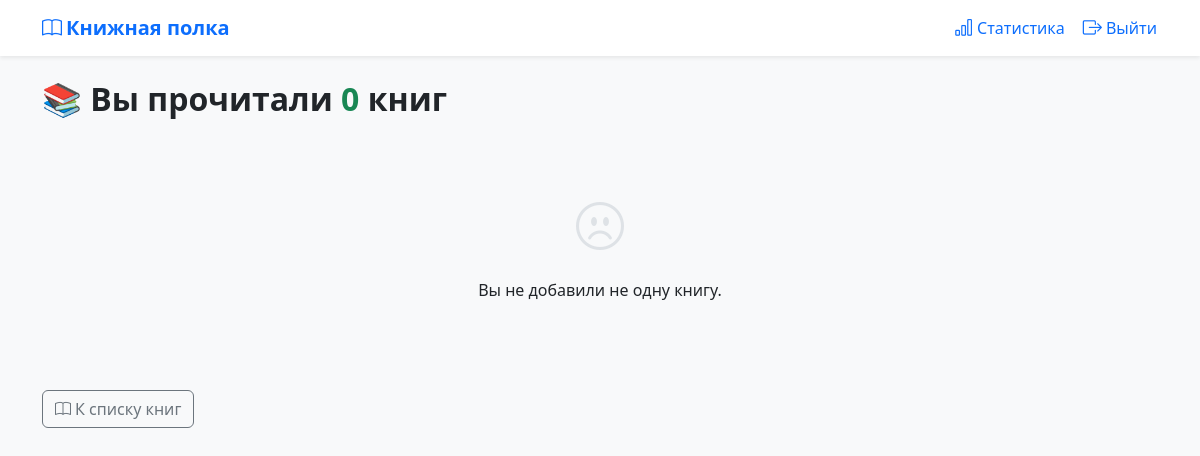
The app's page /read/ (signed in), older data.
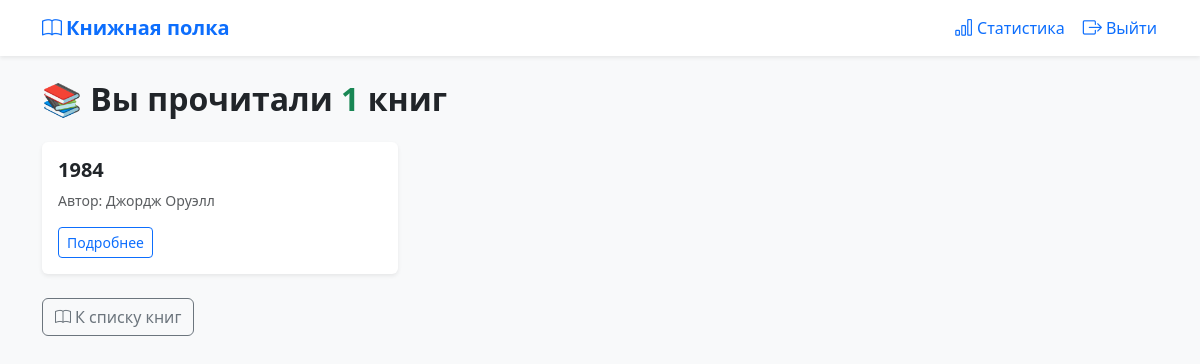
The same page, newer data.
### main/models.py (models this page shows, shortened)
class ReadBook(models.Model):
    user = models.ForeignKey(User, on_delete=models.CASCADE)
    book = models.ForeignKey(Book, on_delete=models.CASCADE)
    read = models.BooleanField(default=False)
    class Meta:
        unique_together = ('user', 'book')

class Book(models.Model):
    title = models.CharField(max_length=200, verbose_name="Название")
    cover = models.ImageField(upload_to='covers/', blank=True, null=True)
    author = models.ForeignKey(Author, on_delete=models.CASCADE)
    annotation = models.TextField(blank=True)
    publication_date = models.DateField(blank=True, null=True)
    cover_link = models.URLField(blank=True)
    detail_link = models.URLField(blank=True)

class Author(models.Model):
    name = models.CharField(max_length=100, verbose_name="Имя автора")

### main/views.py (the view)
# urls.py: path('read/', views.read_books_page, name='read_books'),
@login_required
def read_books_page(request):
    count = ReadBook.objects.filter(user=request.user, read=True).count()
    read_books = ReadBook.objects.filter(user=request.user, read=True).select_related('book__author')
    return render(request, 'main/read_books.html', {'count': count, 'read_books': read_books})

### main/context_processors.py (called while the page is built)
def unread_books_count(request):
    read_count = 0
    if request.user.is_authenticated:
        read_count = ReadBook.objects.filter(user=request.user, read=True).count()
    return {'read_count': read_count}

### templates/main/read_books.html
{% extends 'main/base.html' %}
{% block content %}
<div class="stat-card">
    <h2 class="fw-bold mb-4">📚 Вы прочитали <span class="text-success">{{ count }}</span> книг</h2>
    {% if read_books %}
        <div class="row g-4">
            {% for rb in read_books %}
            <div class="col-md-6 col-lg-4">
                <div class="card border-0 shadow-sm h-100">
                    <div class="card-body">
                        <h5 class="card-title fw-bold">{{ rb.book.title }}</h5>
                        <p class="text-muted small">Автор: {{ rb.book.author.name }}</p>
                        <a href="{% url 'book_detail' rb.book.id %}" class="btn btn-outline-primary btn-sm">Подробнее</a>
                    </div>
                </div>
            </div>
            {% endfor %}
        </div>
    {% else %}
        <div class="text-center py-5">
            <i class="bi bi-emoji-frown" style="font-size: 3rem; color: #dee2e6;"></i>
            <p class="mt-3">Вы не добавили не одну книгу.</p>
        </div>
    {% endif %}
</div>
<div class="mt-4">
    <a href="{% url 'main' %}" class="btn btn-outline-secondary">
        <i class="bi bi-book me-1"></i>К списку книг
    </a>
</div>
{% endblock %}

Row changes from the older to the newer data that the page shows:
now on this page (row edited): ReadBook: book "1984", book.author.name "Джордж Оруэлл"
Text that changed along with them:
{{ count }}: "0" → "1"
text no longer shown: "Вы не добавили не одну книгу."
